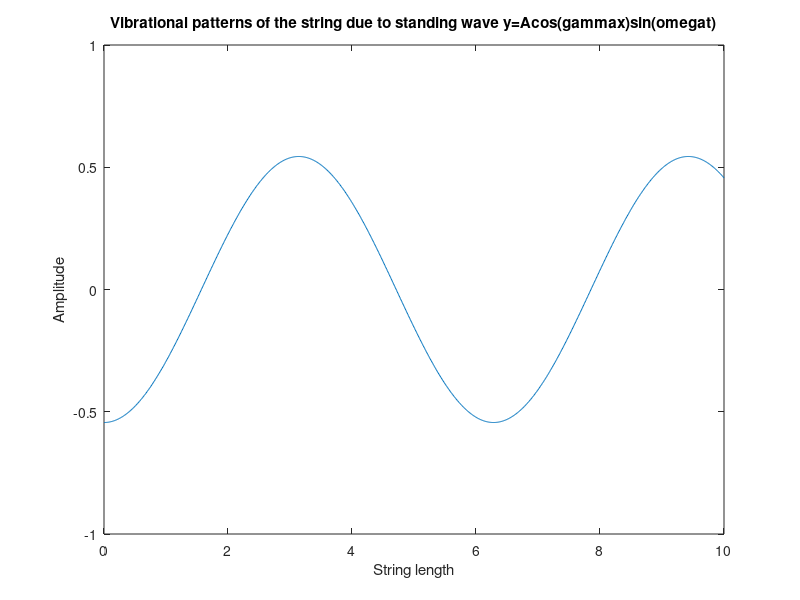

Write MATLAB code to recreate this figure.
%% Fala stojąca
%JN 26.04.2022 Kraków
clear vars
close all
clc
%% Zmienne
t=0:0.01:10; %Wektor czasu
A=1;        %Amplituda
g=1;        %Wave number?
x=0:0.01:10;    %Wektor długości struny
w=10;        %Czestotliwosc w radianach
%% Nazwa wykresu
figure(1)
title("Vibrational patterns of the string due to standing wave y=Acos(\gammax)sin(\omegat)")
xlabel("String length")
ylabel("Amplitude")
%% Główna pętla - wyświetlanie
for i=1:1:101
    set(gca,'NextPlot','replacechildren');
    y = A*cos(g*x)*sin(w*t(i));
    plot(x,y)
    ylim([-1 1])
    pause(0.01)
end